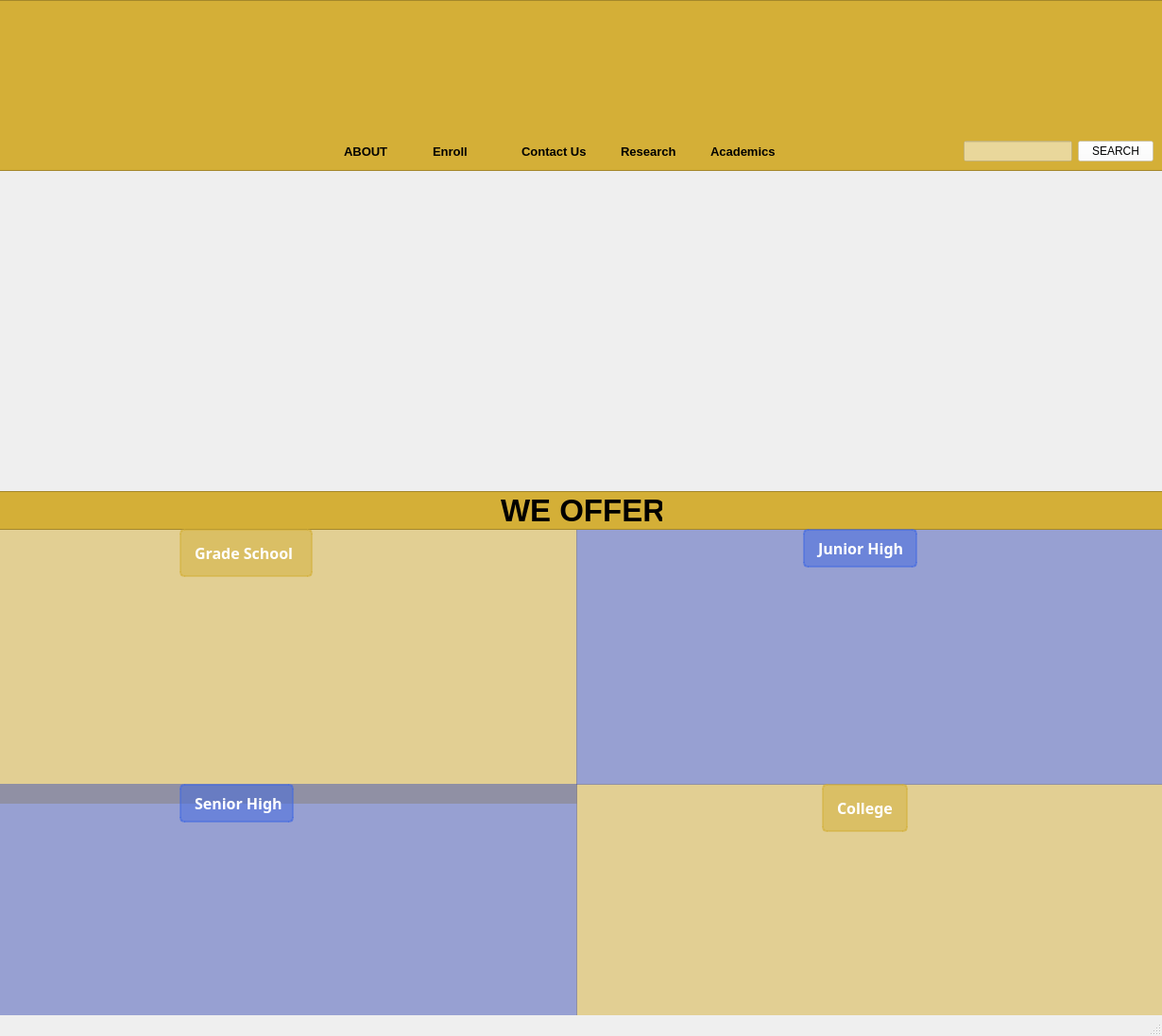
<?xml version="1.0" encoding="UTF-8"?>
<ui version="4.0">
 <class>MainWindow</class>
 <widget class="QMainWindow" name="MainWindow">
  <property name="geometry">
   <rect>
    <x>0</x>
    <y>0</y>
    <width>1230</width>
    <height>1097</height>
   </rect>
  </property>
  <property name="windowTitle">
   <string>MainWindow</string>
  </property>
  <property name="styleSheet">
   <string notr="true"/>
  </property>
  <widget class="QWidget" name="centralwidget">
   <widget class="QTextBrowser" name="textBrowser_2">
    <property name="geometry">
     <rect>
      <x>-10</x>
      <y>0</y>
      <width>1251</width>
      <height>181</height>
     </rect>
    </property>
    <property name="styleSheet">
     <string notr="true">background-color: rgba(212, 175, 55);</string>
    </property>
   </widget>
   <widget class="QWidget" name="horizontalLayoutWidget">
    <property name="geometry">
     <rect>
      <x>200</x>
      <y>140</y>
      <width>801</width>
      <height>41</height>
     </rect>
    </property>
    <layout class="QHBoxLayout" name="horizontalLayout">
     <property name="spacing">
      <number>0</number>
     </property>
     <item>
      <spacer name="horizontalSpacer">
       <property name="orientation">
        <enum>Qt::Horizontal</enum>
       </property>
       <property name="sizeHint" stdset="0">
        <size>
         <width>40</width>
         <height>20</height>
        </size>
       </property>
      </spacer>
     </item>
     <item>
      <widget class="QComboBox" name="comboBox_11">
       <property name="font">
        <font>
         <pointsize>10</pointsize>
         <weight>75</weight>
         <bold>true</bold>
         <stylestrategy>PreferDefault</stylestrategy>
        </font>
       </property>
       <property name="acceptDrops">
        <bool>false</bool>
       </property>
       <property name="autoFillBackground">
        <bool>false</bool>
       </property>
       <property name="styleSheet">
        <string notr="true">QComboBox {
    background-color: rgba(255, 255, 255, 0); 
    color: black;
    border: none; 
    padding-left: 10px;
    padding-right: 10px;
}


QComboBox::drop-down {
    border: none;
    background: transparent;
}


QComboBox QAbstractItemView {
    border: none;
}
</string>
       </property>
       <property name="editable">
        <bool>false</bool>
       </property>
       <property name="frame">
        <bool>false</bool>
       </property>
       <item>
        <property name="text">
         <string>ABOUT</string>
        </property>
       </item>
       <item>
        <property name="text">
         <string>New Item</string>
        </property>
       </item>
       <item>
        <property name="text">
         <string>New Item</string>
        </property>
       </item>
       <item>
        <property name="text">
         <string>BRUH</string>
        </property>
       </item>
      </widget>
     </item>
     <item>
      <widget class="QComboBox" name="comboBox_10">
       <property name="font">
        <font>
         <pointsize>10</pointsize>
         <weight>75</weight>
         <bold>true</bold>
         <stylestrategy>PreferDefault</stylestrategy>
        </font>
       </property>
       <property name="acceptDrops">
        <bool>false</bool>
       </property>
       <property name="autoFillBackground">
        <bool>false</bool>
       </property>
       <property name="styleSheet">
        <string notr="true">QComboBox {
    background-color: rgba(255, 255, 255, 0);
    color: black; 
    border: none; 
    padding-left: 10px;
    padding-right: 10px;
}


QComboBox::drop-down {
    border: none;
    background: transparent;
}


QComboBox QAbstractItemView {
    border: none;
}

</string>
       </property>
       <property name="editable">
        <bool>false</bool>
       </property>
       <property name="frame">
        <bool>false</bool>
       </property>
       <item>
        <property name="text">
         <string>Enroll</string>
        </property>
       </item>
       <item>
        <property name="text">
         <string>New Item</string>
        </property>
       </item>
       <item>
        <property name="text">
         <string>BRUH</string>
        </property>
       </item>
      </widget>
     </item>
     <item>
      <widget class="QComboBox" name="comboBox_9">
       <property name="font">
        <font>
         <pointsize>10</pointsize>
         <weight>75</weight>
         <bold>true</bold>
         <stylestrategy>PreferDefault</stylestrategy>
        </font>
       </property>
       <property name="acceptDrops">
        <bool>false</bool>
       </property>
       <property name="autoFillBackground">
        <bool>false</bool>
       </property>
       <property name="styleSheet">
        <string notr="true">QComboBox {
    background-color: rgba(255, 255, 255, 0); 
    color: black; 
    border: none; 
    padding-left: 10px;
    padding-right: 10px;
}


QComboBox::drop-down {
    border: none;
    background: transparent;
}


QComboBox QAbstractItemView {
    border: none;
}

</string>
       </property>
       <property name="editable">
        <bool>false</bool>
       </property>
       <property name="frame">
        <bool>false</bool>
       </property>
       <item>
        <property name="text">
         <string>Contact Us</string>
        </property>
       </item>
       <item>
        <property name="text">
         <string>BRUH</string>
        </property>
       </item>
      </widget>
     </item>
     <item>
      <widget class="QComboBox" name="comboBox_8">
       <property name="font">
        <font>
         <pointsize>10</pointsize>
         <weight>75</weight>
         <italic>false</italic>
         <bold>true</bold>
         <stylestrategy>PreferDefault</stylestrategy>
        </font>
       </property>
       <property name="acceptDrops">
        <bool>false</bool>
       </property>
       <property name="autoFillBackground">
        <bool>false</bool>
       </property>
       <property name="styleSheet">
        <string notr="true">QComboBox {
    background-color: rgba(255, 255, 255, 0); 
    color: black; 
    border: none; 
    padding-left: 10px;
    padding-right: 10px;
}


QComboBox::drop-down {
    border: none;
    background: transparent;
}


QComboBox QAbstractItemView {
    border: none;
}

</string>
       </property>
       <property name="editable">
        <bool>false</bool>
       </property>
       <property name="duplicatesEnabled">
        <bool>true</bool>
       </property>
       <property name="frame">
        <bool>false</bool>
       </property>
       <item>
        <property name="text">
         <string>Research</string>
        </property>
       </item>
       <item>
        <property name="text">
         <string>BRUH</string>
        </property>
       </item>
      </widget>
     </item>
     <item>
      <widget class="QComboBox" name="comboBox_6">
       <property name="font">
        <font>
         <pointsize>10</pointsize>
         <weight>75</weight>
         <bold>true</bold>
         <stylestrategy>PreferDefault</stylestrategy>
        </font>
       </property>
       <property name="acceptDrops">
        <bool>false</bool>
       </property>
       <property name="autoFillBackground">
        <bool>false</bool>
       </property>
       <property name="styleSheet">
        <string notr="true">QComboBox {
    background-color: rgba(255, 255, 255, 0); 
    color: black; 
    border: none;
    padding-left: 10px;
    padding-right: 10px;
}


QComboBox::drop-down {
    border: none;
    background: transparent;
}


QComboBox QAbstractItemView {
    border: none;
}
</string>
       </property>
       <property name="editable">
        <bool>false</bool>
       </property>
       <property name="frame">
        <bool>false</bool>
       </property>
       <item>
        <property name="text">
         <string>Academics</string>
        </property>
       </item>
       <item>
        <property name="text">
         <string>BRUH</string>
        </property>
       </item>
      </widget>
     </item>
     <item>
      <spacer name="horizontalSpacer_2">
       <property name="orientation">
        <enum>Qt::Horizontal</enum>
       </property>
       <property name="sizeHint" stdset="0">
        <size>
         <width>40</width>
         <height>20</height>
        </size>
       </property>
      </spacer>
     </item>
    </layout>
   </widget>
   <widget class="QWidget" name="horizontalLayoutWidget_2">
    <property name="geometry">
     <rect>
      <x>1020</x>
      <y>120</y>
      <width>201</width>
      <height>81</height>
     </rect>
    </property>
    <layout class="QHBoxLayout" name="horizontalLayout_2">
     <item>
      <widget class="QLineEdit" name="lineEdit">
       <property name="styleSheet">
        <string notr="true">QLineEdit {
    background-color: rgba(255, 255, 255, 0.5);
}</string>
       </property>
      </widget>
     </item>
     <item>
      <widget class="QPushButton" name="pushButton">
       <property name="styleSheet">
        <string notr="true">QPushButton {
    background-color: rgba(255, 255, 255, 0.5); }</string>
       </property>
       <property name="text">
        <string>SEARCH</string>
       </property>
      </widget>
     </item>
    </layout>
   </widget>
   <widget class="QLabel" name="label_2">
    <property name="geometry">
     <rect>
      <x>0</x>
      <y>0</y>
      <width>1241</width>
      <height>141</height>
     </rect>
    </property>
    <property name="text">
     <string/>
    </property>
    <property name="pixmap">
     <pixmap>Screenshot 2025-04-02 205248_upscayl_6x_upscayl-standard-4x.png</pixmap>
    </property>
    <property name="scaledContents">
     <bool>true</bool>
    </property>
   </widget>
   <widget class="QLabel" name="label">
    <property name="geometry">
     <rect>
      <x>0</x>
      <y>180</y>
      <width>1231</width>
      <height>341</height>
     </rect>
    </property>
    <property name="text">
     <string/>
    </property>
    <property name="pixmap">
     <pixmap>12052024.Web.Banner_-_Centennial_Page_Website_Banner.jpg</pixmap>
    </property>
    <property name="scaledContents">
     <bool>true</bool>
    </property>
   </widget>
   <widget class="QLabel" name="label_5">
    <property name="geometry">
     <rect>
      <x>610</x>
      <y>560</y>
      <width>621</width>
      <height>271</height>
     </rect>
    </property>
    <property name="text">
     <string/>
    </property>
    <property name="pixmap">
     <pixmap>EFh0BLDU4AEl8Tt.jpg</pixmap>
    </property>
    <property name="scaledContents">
     <bool>true</bool>
    </property>
   </widget>
   <widget class="QLabel" name="label_3">
    <property name="geometry">
     <rect>
      <x>-90</x>
      <y>560</y>
      <width>701</width>
      <height>271</height>
     </rect>
    </property>
    <property name="text">
     <string/>
    </property>
    <property name="pixmap">
     <pixmap>83112289_10221412440404168_6673172914944081920_n.jpg</pixmap>
    </property>
    <property name="scaledContents">
     <bool>true</bool>
    </property>
   </widget>
   <widget class="QLabel" name="label_6">
    <property name="geometry">
     <rect>
      <x>-20</x>
      <y>560</y>
      <width>631</width>
      <height>291</height>
     </rect>
    </property>
    <property name="styleSheet">
     <string notr="true">background-color: rgba(212, 175, 55, 0.5);</string>
    </property>
    <property name="text">
     <string/>
    </property>
   </widget>
   <widget class="QLabel" name="label_4">
    <property name="geometry">
     <rect>
      <x>0</x>
      <y>830</y>
      <width>611</width>
      <height>251</height>
     </rect>
    </property>
    <property name="text">
     <string/>
    </property>
    <property name="pixmap">
     <pixmap>SHSPueblo3.jpg</pixmap>
    </property>
   </widget>
   <widget class="QLabel" name="label_7">
    <property name="geometry">
     <rect>
      <x>610</x>
      <y>830</y>
      <width>621</width>
      <height>251</height>
     </rect>
    </property>
    <property name="text">
     <string/>
    </property>
    <property name="pixmap">
     <pixmap>Cagayan-de-Oro-City_Xavier-University2_Herbie-Gomez (1).webp</pixmap>
    </property>
    <property name="scaledContents">
     <bool>true</bool>
    </property>
   </widget>
   <widget class="QLabel" name="label_8">
    <property name="geometry">
     <rect>
      <x>610</x>
      <y>830</y>
      <width>631</width>
      <height>281</height>
     </rect>
    </property>
    <property name="styleSheet">
     <string notr="true">background-color: rgba(212, 175, 55, 0.5);</string>
    </property>
    <property name="text">
     <string/>
    </property>
   </widget>
   <widget class="QLabel" name="label_9">
    <property name="geometry">
     <rect>
      <x>610</x>
      <y>560</y>
      <width>621</width>
      <height>271</height>
     </rect>
    </property>
    <property name="styleSheet">
     <string notr="true">background-color: rgba(63, 81, 181, 0.5);</string>
    </property>
    <property name="text">
     <string/>
    </property>
   </widget>
   <widget class="QLabel" name="label_10">
    <property name="geometry">
     <rect>
      <x>-10</x>
      <y>830</y>
      <width>621</width>
      <height>261</height>
     </rect>
    </property>
    <property name="styleSheet">
     <string notr="true">background-color: rgba(63, 81, 181, 0.5);</string>
    </property>
    <property name="text">
     <string/>
    </property>
   </widget>
   <widget class="QTextBrowser" name="textBrowser_3">
    <property name="geometry">
     <rect>
      <x>-10</x>
      <y>520</y>
      <width>1261</width>
      <height>41</height>
     </rect>
    </property>
    <property name="styleSheet">
     <string notr="true">background-color: rgba(212, 175, 55);</string>
    </property>
   </widget>
   <widget class="QLabel" name="label_11">
    <property name="geometry">
     <rect>
      <x>530</x>
      <y>520</y>
      <width>171</width>
      <height>41</height>
     </rect>
    </property>
    <property name="font">
     <font>
      <pointsize>25</pointsize>
      <weight>75</weight>
      <bold>true</bold>
     </font>
    </property>
    <property name="text">
     <string>WE OFFER</string>
    </property>
   </widget>
   <widget class="QLabel" name="label_12">
    <property name="geometry">
     <rect>
      <x>190</x>
      <y>560</y>
      <width>141</width>
      <height>51</height>
     </rect>
    </property>
    <property name="font">
     <font>
      <family>sans-serif</family>
      <pointsize>-1</pointsize>
      <weight>75</weight>
      <bold>true</bold>
     </font>
    </property>
    <property name="styleSheet">
     <string notr="true">QLabel {
    color: #FFFFFF; 
    font-family: sans-serif; 
    font-size: 16px;
    font-weight: bold;
    padding: 5px 10px;
    background-color: rgba(210, 175, 55, 0.5); 
    border: 2px solid rgba(210, 175, 55, 0.5); 
    border-radius: 5px; 
}</string>
    </property>
    <property name="text">
     <string>Grade School</string>
    </property>
   </widget>
   <widget class="QLabel" name="label_16">
    <property name="geometry">
     <rect>
      <x>850</x>
      <y>560</y>
      <width>121</width>
      <height>41</height>
     </rect>
    </property>
    <property name="font">
     <font>
      <family>sans-serif</family>
      <pointsize>-1</pointsize>
      <weight>75</weight>
      <bold>true</bold>
     </font>
    </property>
    <property name="styleSheet">
     <string notr="true">QLabel {
    color: #FFFFFF; 
    font-family: sans-serif; 
    font-size: 16px;
    font-weight: bold;
    padding: 5px 10px;
    background-color: rgba(65, 105, 225, 0.5);  
    border: 2px solid rgba(65, 105, 225, 0.5);
    border-radius: 5px; 
}</string>
    </property>
    <property name="text">
     <string>Junior High</string>
    </property>
   </widget>
   <widget class="QLabel" name="label_13">
    <property name="geometry">
     <rect>
      <x>870</x>
      <y>830</y>
      <width>91</width>
      <height>51</height>
     </rect>
    </property>
    <property name="font">
     <font>
      <family>sans-serif</family>
      <pointsize>-1</pointsize>
      <weight>75</weight>
      <bold>true</bold>
     </font>
    </property>
    <property name="styleSheet">
     <string notr="true">QLabel {
    color: #FFFFFF; 
    font-family: sans-serif; 
    font-size: 16px;
    font-weight: bold;
    padding: 5px 10px;
    background-color: rgba(210, 175, 55, 0.5); 
    border: 2px solid rgba(210, 175, 55, 0.5); 
    border-radius: 5px; 
}</string>
    </property>
    <property name="text">
     <string>College</string>
    </property>
   </widget>
   <widget class="QLabel" name="label_17">
    <property name="geometry">
     <rect>
      <x>190</x>
      <y>830</y>
      <width>121</width>
      <height>41</height>
     </rect>
    </property>
    <property name="font">
     <font>
      <family>sans-serif</family>
      <pointsize>-1</pointsize>
      <weight>75</weight>
      <bold>true</bold>
     </font>
    </property>
    <property name="styleSheet">
     <string notr="true">QLabel {
    color: #FFFFFF; 
    font-family: sans-serif; 
    font-size: 16px;
    font-weight: bold;
    padding: 5px 10px;
    background-color: rgba(65, 105, 225, 0.5); 
    border: 2px solid rgba(65, 105, 225, 0.5);  
    border-radius: 5px; 
}</string>
    </property>
    <property name="text">
     <string>Senior High</string>
    </property>
   </widget>
   <zorder>textBrowser_2</zorder>
   <zorder>label</zorder>
   <zorder>label_2</zorder>
   <zorder>horizontalLayoutWidget</zorder>
   <zorder>horizontalLayoutWidget_2</zorder>
   <zorder>label_5</zorder>
   <zorder>label_3</zorder>
   <zorder>label_6</zorder>
   <zorder>label_4</zorder>
   <zorder>label_7</zorder>
   <zorder>label_8</zorder>
   <zorder>label_9</zorder>
   <zorder>label_10</zorder>
   <zorder>textBrowser_3</zorder>
   <zorder>label_11</zorder>
   <zorder>label_12</zorder>
   <zorder>label_16</zorder>
   <zorder>label_13</zorder>
   <zorder>label_17</zorder>
  </widget>
  <widget class="QStatusBar" name="statusbar"/>
 </widget>
 <resources/>
 <connections/>
</ui>
